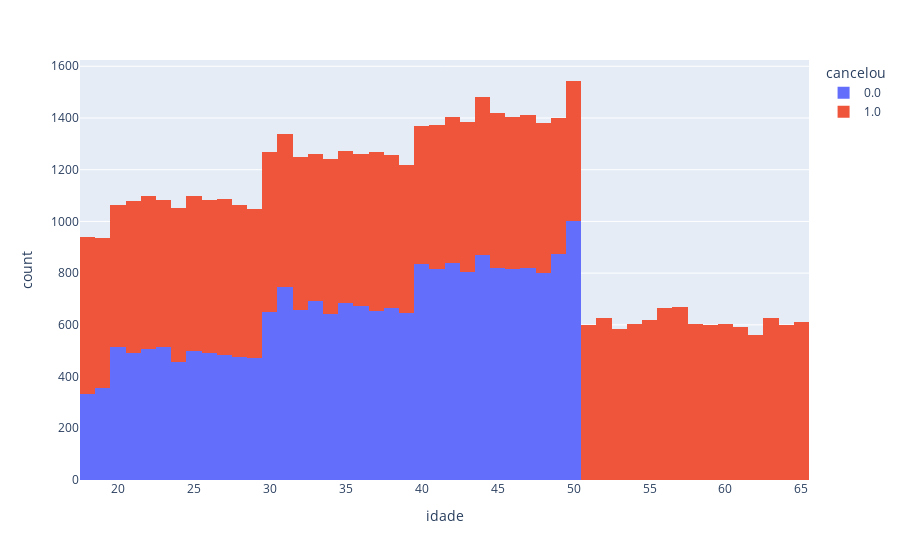

Notebook code cell kept with this figure:
### Code cell
import pandas as pd
import plotly.express as px
# importando os modulos 

tabela = pd.read_csv('cancelamentos_sample.csv')
# ler os arquivos e armazenar em um DataFrame do pandas chamado tabela
# DataFrame é uma estrutura de dados tabular bidimensional em Pandas, semelhante a uma planilha do Excel.

coluna_escolhida = 'idade'

grafico = px.histogram(tabela, x=coluna_escolhida, color="cancelou")
grafico.show()

### Figure 1 — Plotly figure (JSON) as saved in the notebook; plotly's stock layout.template omitted (floating-point values rounded to 4 significant figures; data arrays with more than 128 entries replaced by an {"elided": "..."} marker saying what was removed)
{"data": [{"alignmentgroup": "True", "bingroup": "x", "hovertemplate": "cancelou=0.0<br>idade=%{x}<br>count=%{y}<extra></extra>", "legendgroup": "0.0", "marker": {"color": "#636efa", "pattern": {"shape": ""}}, "name": "0.0", "offsetgroup": "0.0", "orientation": "v", "showlegend": true, "type": "histogram", "x": {"elided": "21606 int values"}, "xaxis": "x", "yaxis": "y"}, {"alignmentgroup": "True", "bingroup": "x", "hovertemplate": "cancelou=1.0<br>idade=%{x}<br>count=%{y}<extra></extra>", "legendgroup": "1.0", "marker": {"color": "#EF553B", "pattern": {"shape": ""}}, "name": "1.0", "offsetgroup": "1.0", "orientation": "v", "showlegend": true, "type": "histogram", "x": {"elided": "28394 int values"}, "xaxis": "x", "yaxis": "y"}], "layout": {"barmode": "relative", "legend": {"title": {"text": "cancelou"}, "tracegroupgap": 0}, "margin": {"t": 60}, "xaxis": {"anchor": "y", "domain": [0, 1], "title": {"text": "idade"}}, "yaxis": {"anchor": "x", "domain": [0, 1], "title": {"text": "count"}}}}
